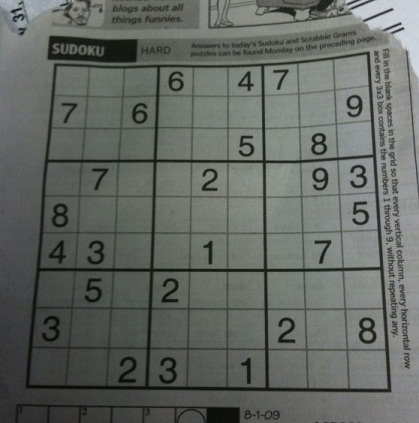
#> input picture sudoku.jpg, 419 x 423 px
$ python pydoku.py   (Python 2 division)
#> lines starting #> are read from the running program, lines starting #| are printed output that depends on the picture; after the words box and inside, x2 and y2 are one past the last pixel; in counts of white or black regions, pixels touching at a corner belong together
import cv2
import numpy as np

sudoku = cv2.imread('sudoku.jpg')
#> sudoku is the input picture: shape (423, 419, 3); mean B, G, R 98.9, 103.6, 99.4
imgray = cv2.cvtColor(sudoku, cv2.COLOR_BGR2GRAY)
orig = imgray
outerbox = imgray
imgray = cv2.GaussianBlur(imgray,(11,11),0)
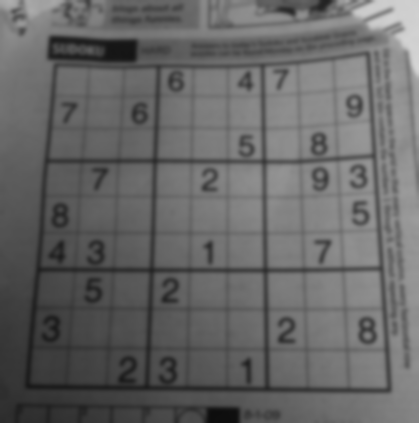
#> imgray: shape (423, 419); min 13, max 213, mean 101.9
outerbox = cv2.adaptiveThreshold(imgray,255,cv2.ADAPTIVE_THRESH_MEAN_C,cv2.THRESH_BINARY,11,3)
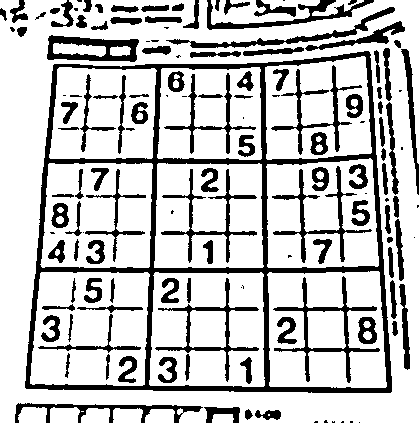
#> outerbox: shape (423, 419); 76.7% white; 138 black regions (33 under 20 px), largest, box (x1, y1, x2, y2) and area: (25, 51, 392, 393) 12776, (273, 276, 380, 383) 1491, (47, 35, 139, 62) 1277
outerbox = cv2.bitwise_not(outerbox)
edges = cv2.Canny(outerbox,100,100)
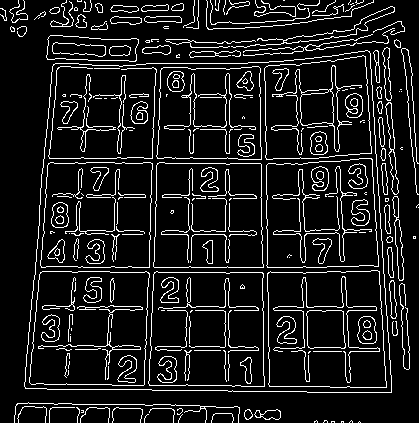
#> edges: shape (423, 419); 10.9% white in thin lines or dots
contours, hierarchy = cv2.findContours(edges, cv2.RETR_EXTERNAL, cv2.CHAIN_APPROX_NONE)
#> contours = 94 contours, 64 with area under 20; largest, box (x1, y1, x2, y2) and area: (24, 50, 392, 393) 112722, (46, 35, 139, 62) 1969, (231, 6, 395, 48) 626, (385, 102, 399, 195) 422, (392, 196, 404, 281) 404

c = max(contours, key = cv2.contourArea)
#> c = contour of 1347 points, box (x1, y1, x2, y2) (24, 50, 392, 393), area 112722

#show green contour outline
showContours = cv2.drawContours(sudoku,c,-1,(0,255,0), 3)
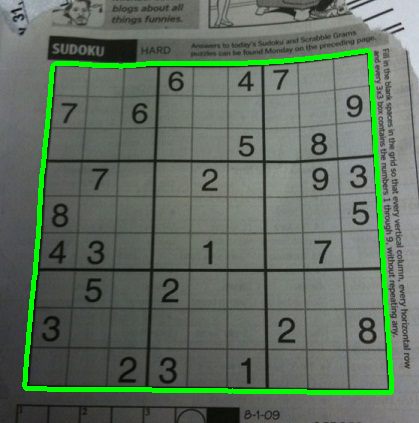
#> showContours: shape (423, 419, 3); mean B, G, R 96, 110.2, 96.5
cv2.imshow('contorus', showContours)

#try to find corner points
largestContour = cv2.drawContours(sudoku,c,-1,(0,255,0), 3)
cornersGrey = cv2.inRange(largestContour, (0,255,0), (0,255,0))
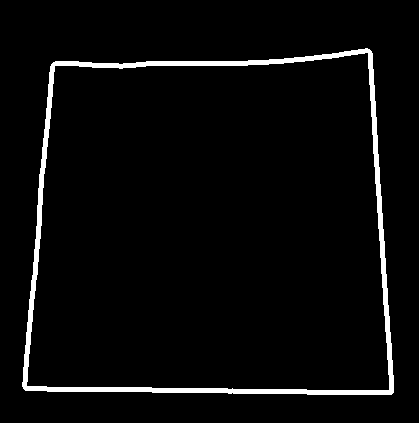
#> cornersGrey: shape (423, 419); 3.8% white; 1 white region, box (x1, y1, x2, y2) and area: (22, 48, 394, 395) 6726
corners = cv2.goodFeaturesToTrack(cornersGrey, 4, .01, 50)
#> corners = [[366, 54], [388, 389], [27, 385], [55, 66]]
for i in corners:
    		x,y = i.ravel()
		cv2.circle(orig,(x,y),3,255,-1)
#> this loop made 4 passes
#> orig: shape (423, 419); min 5, max 255, mean 102
cv2.imshow('corners', orig)


#warp toward corners
pts1 = corners
#> pts1 = [[366, 54], [388, 389], [27, 385], [55, 66]]
print(corners)
#| [[[366.  54.]]
#|  [[388. 389.]]
#|  [[ 27. 385.]]
#|  [[ 55.  66.]]]
pts2 = np.float32([[0,423],[419,0],[419,423],[0,0]])
matrix = cv2.getPerspectiveTransform(pts1,pts2)
#> matrix = [[-0.0405, -1.05, 71.51], [0.944, -0.973, 12.31], [-7.28e-05, -0.00466, 1]]

result = cv2.warpPerspective(orig,matrix,(419,423))
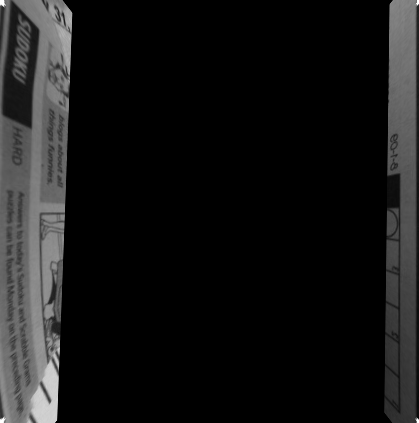
#> result: shape (423, 419); min 0, max 255, mean 21.4
cv2.imshow('warp', result)

#

#kill on esc
cv2.waitKey(0)
cv2.destroyAllWindows()
